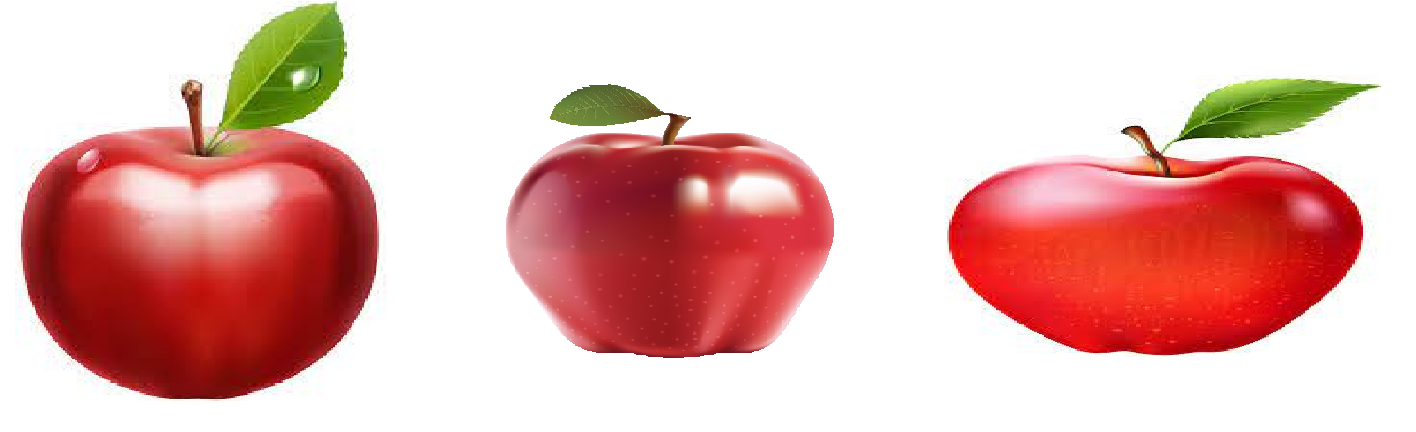
#> input picture week12/apples.png, 1416 x 432 px
$ jupyter execute --allow-errors Week_12.ipynb
#> lines starting #> are read from the running program, lines starting #| are printed output that depends on the picture; after the words box and inside, x2 and y2 are one past the last pixel; in counts of white or black regions, pixels touching at a corner belong together
# Week 12 Hand-in

## Assignment

https://github.com/Hartmannsolution/docker_notebooks/blob/master/notebooks/12Exercise.ipynb

## Status

completed mandatory excercises

# Imports

[cell 1]
import cv2
import numpy as np
from matplotlib import pyplot as plt

## Solution for ex 1

[cell 2]
image_path = './week12/apple.png'
image = cv2.imread(image_path)
#> (the rest of this cell did not finish here and is left out)

#> (a cell that did not finish here is left out)

#> (a cell that did not finish here is left out)

#> (a cell that did not finish here is left out)

[cell 6]
import cv2
import numpy as np
import matplotlib.pyplot as plt
img2 = cv2.imread('./week12/apples.png', 1)
#> img2 is the input picture: shape (432, 1416, 3); mean B, G, R 180.2, 184.6, 229.2

# convert the image to HSV color space
img_hsv2 = cv2.cvtColor(img2, cv2.COLOR_BGR2HSV)
#> img_hsv2: shape (432, 1416, 3); mean H, S, V 31.7, 71.4, 230.8


# find Otsu threshold on hue and saturation channel
ret, thresh_H = cv2.threshold(img_hsv2[:,:,0], 0, 255, cv2.THRESH_BINARY + cv2.THRESH_OTSU)
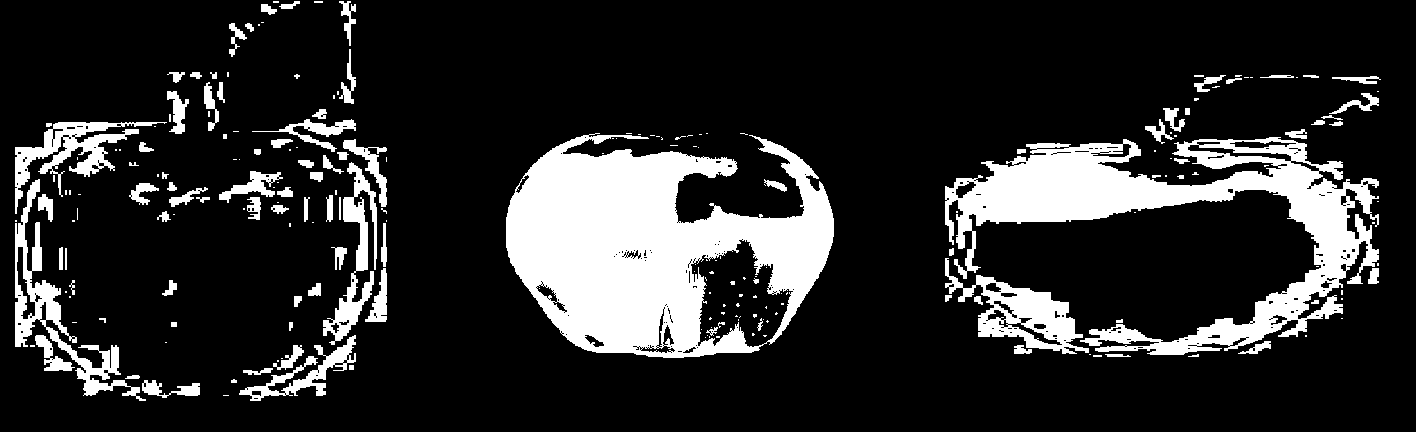
#> thresh_H: shape (432, 1416); 17.1% white; 225 white regions (127 under 20 px), largest, box (x1, y1, x2, y2) and area: (506, 133, 834, 358) 44010, (945, 137, 1379, 355) 29872, (15, 179, 146, 401) 4666
#> ret = 85
ret, thresh_S = cv2.threshold(img_hsv2[:,:,1], 0, 255, cv2.THRESH_BINARY + cv2.THRESH_OTSU)
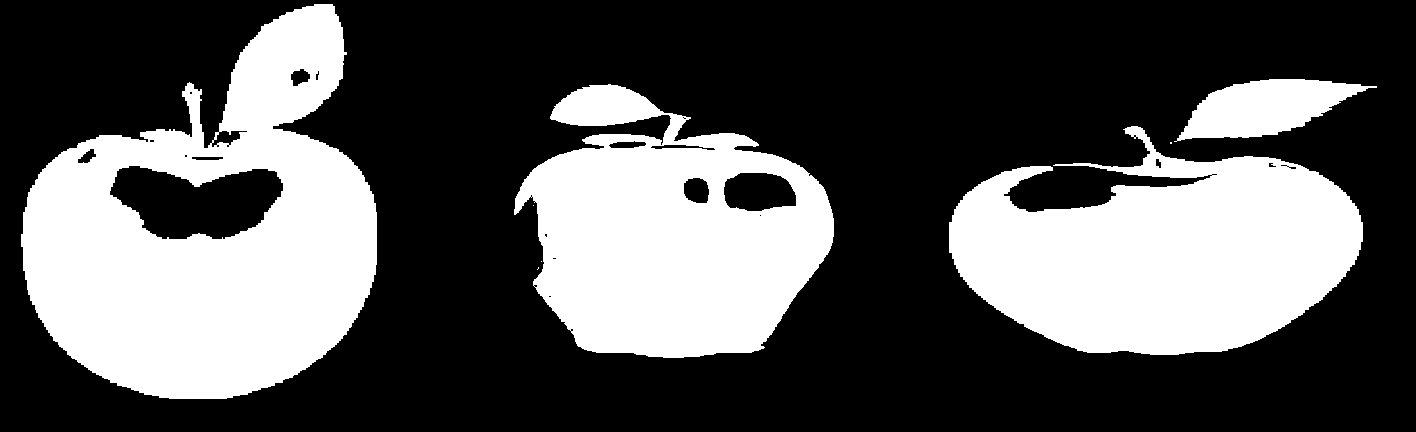
#> thresh_S: shape (432, 1416); 33.8% white; 8 white regions (4 under 20 px)
#> ret = 103

# some morphology operation to clear unwanted spots
kernel = np.ones((5, 5), np.uint8)
thresh = thresh_H + thresh_S
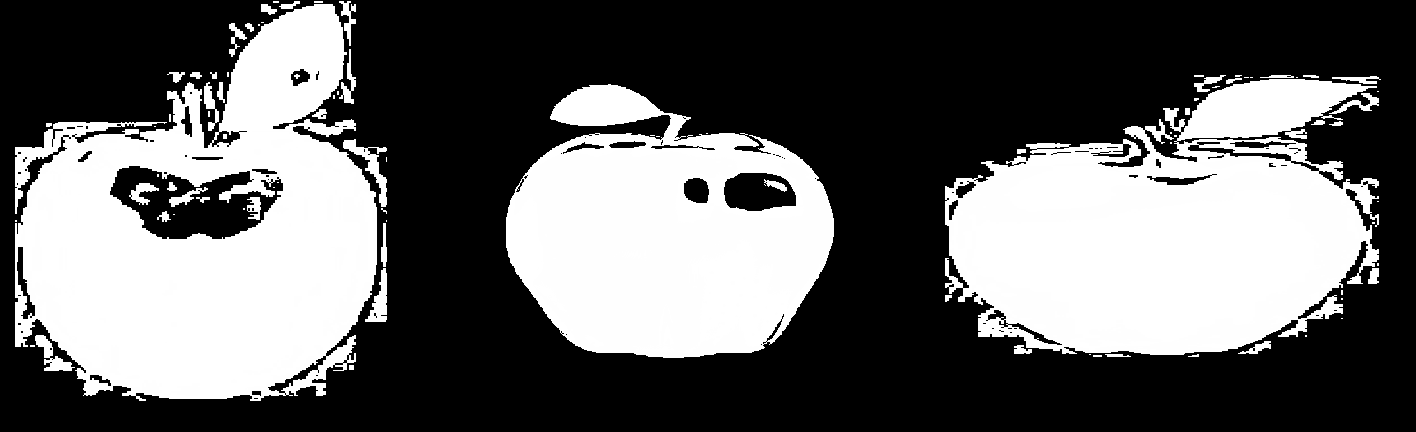
#> thresh: shape (432, 1416); min 0, max 255, mean 99.3
print('Image shape',img_hsv2.shape,'Thresh',thresh.shape,np.unique(thresh))
#| Image shape (432, 1416, 3) Thresh (432, 1416) [  0 254 255]
img_dilated2 = cv2.dilate(thresh, kernel, iterations = 1)
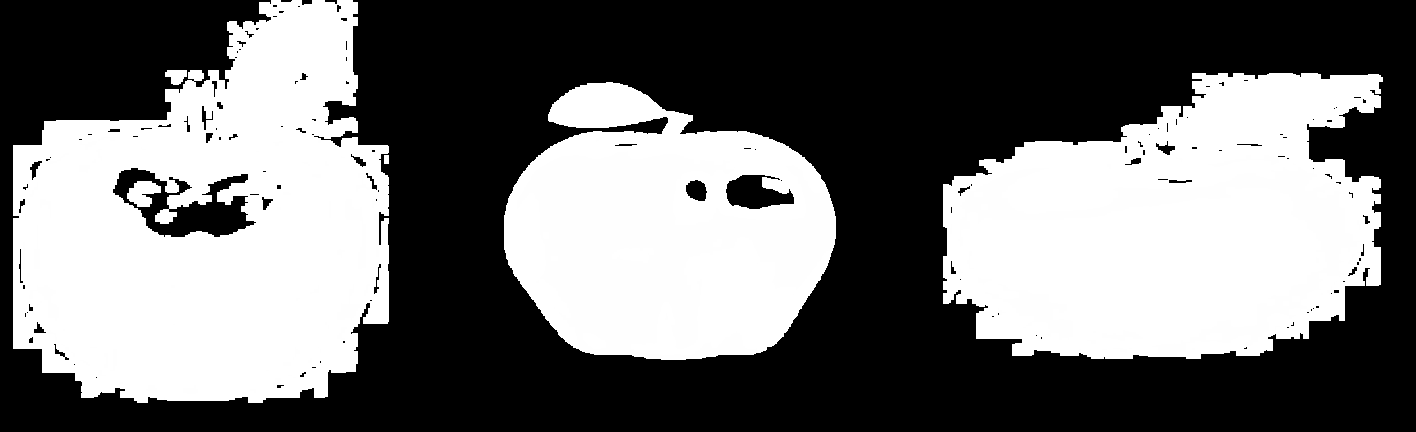
#> img_dilated2: shape (432, 1416); min 0, max 255, mean 111.8

# find contours on the result above
(contours, hierarchy) = cv2.findContours(img_dilated2, cv2.RETR_EXTERNAL, cv2.CHAIN_APPROX_NONE)
#> contours = 5 contours; box (x1, y1, x2, y2) and area: (13, 0, 389, 403) 112272, (943, 73, 1383, 359) 94074, (504, 82, 836, 360) 67190, (165, 70, 187, 85) 206, (384, 155, 389, 164) 32
im1 = img2.copy()
#> (the rest of this cell did not finish here and is left out)
